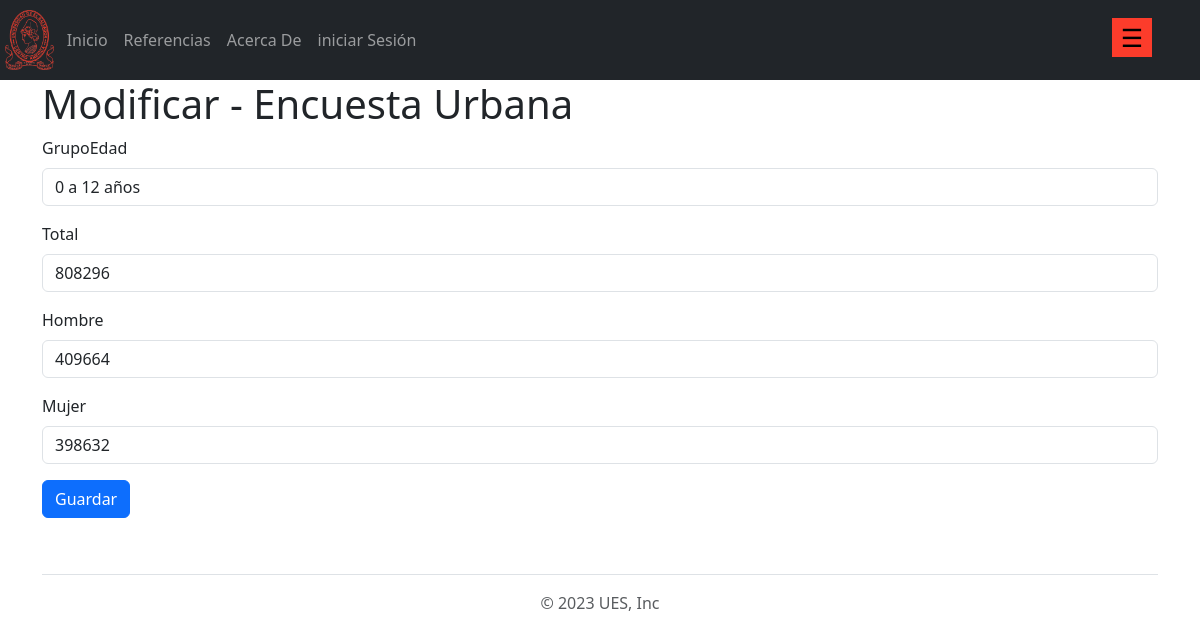
Page /trabajo/encuesta-urbana/modificar/1/ on the committed database.
### aplicaciones/trabajo/models.py (models this page shows, shortened)
class tablaEncuestaUrbana(models.Model):
    grupoEdad = models.CharField(max_length=50)
    total = models.IntegerField()
    hombre = models.IntegerField()
    mujer = models.IntegerField()
    class Meta:
        verbose_name_plural = "Encuesta Urbana"

### aplicaciones/trabajo/views.py (the view)
class modificarTablaUR(UpdateView):
    template_name = 'trabajo/encuesta-urbana/modificar.html'
    model = tablaEncuestaUrbana
    fields = ['grupoEdad','total','hombre','mujer']
    success_message = "El registro %(nombre)s fue mofificado exitosamente"
    success_url = reverse_lazy('trabajo')

### templates/trabajo/encuesta-urbana/modificar.html (shortened to what this page needs)
{% extends 'layout/base.html' %}
{% load bootstrap5 %}
{% block content %}
    <h1>Modificar - Encuesta Urbana</h1>
    <form action="" method="post">
        {% bootstrap_form form %}
        <input type="submit" value="Guardar" class="btn btn-primary">
</form>
{% endblock content %}

### static/css/sidebar.css (style rules this page uses)
* { margin: 0; padding: 0; }

### rows in the picture
tablaEncuestaUrbana: grupoEdad "0 a 12 años", total "808296", hombre "409664", mujer "398632"
